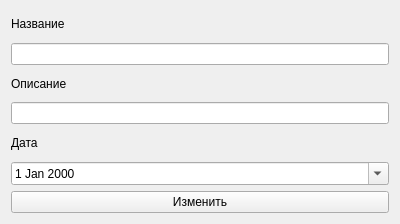
<?xml version="1.0" encoding="UTF-8"?>
<ui version="4.0">
 <class>reports_update</class>
 <widget class="QWidget" name="reports_update">
  <property name="geometry">
   <rect>
    <x>0</x>
    <y>0</y>
    <width>400</width>
    <height>224</height>
   </rect>
  </property>
  <property name="windowTitle">
   <string>Form</string>
  </property>
  <layout class="QGridLayout" name="gridLayout">
   <item row="0" column="0">
    <widget class="QLabel" name="label_2">
     <property name="text">
      <string>Название</string>
     </property>
    </widget>
   </item>
   <item row="1" column="0">
    <widget class="QLineEdit" name="NameInput">
     <property name="focusPolicy">
      <enum>Qt::ClickFocus</enum>
     </property>
    </widget>
   </item>
   <item row="2" column="0">
    <widget class="QLabel" name="label">
     <property name="text">
      <string>Описание</string>
     </property>
    </widget>
   </item>
   <item row="3" column="0">
    <widget class="QLineEdit" name="DescriptionInput">
     <property name="focusPolicy">
      <enum>Qt::ClickFocus</enum>
     </property>
     <property name="inputMethodHints">
      <set>Qt::ImhEmailCharactersOnly</set>
     </property>
    </widget>
   </item>
   <item row="4" column="0">
    <widget class="QLabel" name="label_3">
     <property name="text">
      <string>Дата</string>
     </property>
    </widget>
   </item>
   <item row="5" column="0">
    <widget class="QDateEdit" name="dateEdit">
     <property name="calendarPopup">
      <bool>true</bool>
     </property>
    </widget>
   </item>
   <item row="6" column="0">
    <widget class="QPushButton" name="InsertSubmit">
     <property name="sizePolicy">
      <sizepolicy hsizetype="Expanding" vsizetype="Fixed">
       <horstretch>0</horstretch>
       <verstretch>0</verstretch>
      </sizepolicy>
     </property>
     <property name="maximumSize">
      <size>
       <width>16777215</width>
       <height>16777215</height>
      </size>
     </property>
     <property name="sizeIncrement">
      <size>
       <width>0</width>
       <height>0</height>
      </size>
     </property>
     <property name="baseSize">
      <size>
       <width>0</width>
       <height>0</height>
      </size>
     </property>
     <property name="layoutDirection">
      <enum>Qt::LeftToRight</enum>
     </property>
     <property name="styleSheet">
      <string notr="true"/>
     </property>
     <property name="text">
      <string>Изменить</string>
     </property>
     <property name="autoRepeatInterval">
      <number>100</number>
     </property>
     <property name="autoDefault">
      <bool>false</bool>
     </property>
    </widget>
   </item>
  </layout>
 </widget>
 <resources/>
 <connections/>
</ui>
